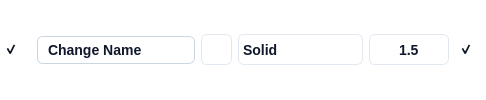
       <widget class="QFrame" name="pyqt5_frame_curve_details">
        <property name="layoutDirection">
         <enum>Qt::LeftToRight</enum>
        </property>
        <property name="autoFillBackground">
         <bool>false</bool>
        </property>
        <property name="styleSheet">
         <string notr="true">QFrame {
	background: #FFFFFF;
	border: none;
	border-radius: 6px;
}</string>
        </property>
        <property name="frameShape">
         <enum>QFrame::StyledPanel</enum>
        </property>
        <property name="frameShadow">
         <enum>QFrame::Raised</enum>
        </property>
        <layout class="QHBoxLayout" name="horizontalLayout_15">
         <property name="spacing">
          <number>6</number>
         </property>
         <property name="leftMargin">
          <number>0</number>
         </property>
         <property name="topMargin">
          <number>0</number>
         </property>
         <property name="rightMargin">
          <number>0</number>
         </property>
         <property name="bottomMargin">
          <number>0</number>
         </property>
         <item>
          <widget class="QCheckBox" name="pyqt5_checkbox_curves_visible">
           <property name="sizePolicy">
            <sizepolicy hsizetype="Expanding" vsizetype="Expanding">
             <horstretch>0</horstretch>
             <verstretch>0</verstretch>
            </sizepolicy>
           </property>
           <property name="minimumSize">
            <size>
             <width>31</width>
             <height>31</height>
            </size>
           </property>
           <property name="maximumSize">
            <size>
             <width>31</width>
             <height>31</height>
            </size>
           </property>
           <property name="styleSheet">
            <string notr="true">/* Default State */
QCheckBox {
    border: none;    
	background: transparent;  /* Ghost button with no background */
    color: #0F172A;  /* Text color */
    border-radius: 6px;  /* Rounded corners */
    font-family: 'Segoe UI', sans-serif;  /* Font family */
    font-style: normal;  /* Font style */
    font-weight: 500;  /* Font weight */
    font-size: 14px;  /* Font size */
    line-height: 24px;  /* Line height */
	padding: 4px;	
}

QCheckBox:hover {
    /* Your styles for hover state */
	 background: #F1F5F9;  /* slate/100 */

}

QCheckBox:pressed {
    /* Your styles for pressed state */
	background: #DEE8F2;  /* Pressed background color */

}

QCheckBox::indicator:checked {
    /* Your styles for checked state */
	image: url(:/ui/qt/resources/checkbox/visible_icon.png);
}

QCheckBox::indicator:unchecked {
    /* Your styles for checked state */
	image: url(:/ui/qt/resources/checkbox/hiden_icon.png);
}

QCheckBox:focused {
    border: none;
}

QCheckBox::indicator:disabled {
	image: url(:/ui/qt/resources/checkbox/hiden_icon.png);
}

</string>
           </property>
           <property name="text">
            <string/>
           </property>
           <property name="checked">
            <bool>true</bool>
           </property>
          </widget>
         </item>
         <item>
          <widget class="QLineEdit" name="pyqt5_entry_curve_name">
           <property name="enabled">
            <bool>true</bool>
           </property>
           <property name="minimumSize">
            <size>
             <width>125</width>
             <height>0</height>
            </size>
           </property>
           <property name="maximumSize">
            <size>
             <width>16777215</width>
             <height>16777215</height>
            </size>
           </property>
           <property name="styleSheet">
            <string notr="true">QLineEdit {
    background: #FFFFFF;  /* Default background */
    border: 1px solid #CBD5E1;  /* Default border */
    border-radius: 6px;  /* Rounded corners */
    color: #0F172A;  /* Text color */
    font-family: 'Segoe UI', sans-serif;  /* Font family */
    font-style: normal;  /* Font style */
    font-weight: 500;  /* Font weight */
    font-size: 14px;  /* Font size */
    line-height: 24px;  /* Line height */
    padding: 4px 8px;  /* Padding */
}

/* Disabled State */
QLineEdit:disabled {
    color: #D2D7DD;
    border: 1px solid #D2D7DD;
}
</string>
           </property>
           <property name="text">
            <string>Change Name</string>
           </property>
          </widget>
         </item>
         <item>
          <widget class="QPushButton" name="pyqt5_button_pick_curve_color">
           <property name="enabled">
            <bool>true</bool>
           </property>
           <property name="minimumSize">
            <size>
             <width>31</width>
             <height>31</height>
            </size>
           </property>
           <property name="maximumSize">
            <size>
             <width>31</width>
             <height>31</height>
            </size>
           </property>
           <property name="font">
            <font>
             <family>Segoe UI</family>
             <pointsize>-1</pointsize>
             <weight>62</weight>
             <italic>false</italic>
             <bold>true</bold>
            </font>
           </property>
           <property name="toolTip">
            <string>&lt;html&gt;&lt;head/&gt;&lt;body&gt;&lt;p&gt;Curve Color&lt;/p&gt;&lt;/body&gt;&lt;/html&gt;</string>
           </property>
           <property name="whatsThis">
            <string>&lt;html&gt;&lt;head/&gt;&lt;body&gt;&lt;p&gt;Curve color&lt;/p&gt;&lt;/body&gt;&lt;/html&gt;</string>
           </property>
           <property name="styleSheet">
            <string notr="true">QPushButton {
    background: #FFFFFF;  /* Default background */
    border: 1px solid #E2E8F0;  /* Default border */
    border-radius: 6px;  /* Rounded corners */
    font: 500 14px/24px 'Segoe UI', sans-serif;  /* Combined font properties */
    color: #0F172A;  /* Text color */
    padding: 8px 16px;  /* Padding */
}

QPushButton:hover {
    background: #F1F5F9;  /* Hover background */
}

QPushButton:pressed {
    background: #DEE8F2;  /* Pressed background */
}</string>
           </property>
           <property name="text">
            <string/>
           </property>
          </widget>
         </item>
         <item>
          <widget class="QComboBox" name="pyqt5_combo_curve_line_style">
           <property name="minimumSize">
            <size>
             <width>125</width>
             <height>31</height>
            </size>
           </property>
           <property name="maximumSize">
            <size>
             <width>125</width>
             <height>16777215</height>
            </size>
           </property>
           <property name="toolTip">
            <string>&lt;html&gt;&lt;head/&gt;&lt;body&gt;&lt;p&gt;Curve Line Style&lt;/p&gt;&lt;/body&gt;&lt;/html&gt;</string>
           </property>
           <property name="styleSheet">
            <string notr="true">QComboBox {
	background: #FFFFFF;
	border: 1px solid #E2E8F0; /* slate/200 */
	border-radius: 6px;
	color: #0F172A;  /* Text color */
    font-family: 'Segoe UI', sans-serif;  /* Font family */
    font-style: normal;  /* Font style */
    font-weight: 500;  /* Font weight */
    font-size: 14px;  /* Font size */
}

/* Drop-down button */
QComboBox::drop-down {
    border: none;	
}

/* Down arrow */
QComboBox::down-arrow {
    image: url(:/ui/qt/resources/checkbox/down_icon.png);
	padding-right: 12px;
}

/* Down arrow when disabled */
QComboBox::down-arrow:disabled {
}

/* Drop-down items */
QComboBox QAbstractItemView {
    border: 1px solid #E2E8F0; /* slate/200 */
    selection-background-color: #F1F5F9;
}

/* Individual items */
QComboBox::item {
    background-color: white;
    color: #0F172A;
}</string>
           </property>
           <property name="currentIndex">
            <number>0</number>
           </property>
           <item>
            <property name="text">
             <string>Solid</string>
            </property>
            <property name="icon">
             <iconset resource="resources/graphical_resources.qrc">
              <normaloff>:/ui/qt/resources/dropdown/solid_line_icon.png</normaloff>:/ui/qt/resources/dropdown/solid_line_icon.png</iconset>
            </property>
           </item>
           <item>
            <property name="text">
             <string>Dot</string>
            </property>
            <property name="icon">
             <iconset resource="resources/graphical_resources.qrc">
              <normaloff>:/ui/qt/resources/dropdown/dot_line_icon.png</normaloff>:/ui/qt/resources/dropdown/dot_line_icon.png</iconset>
            </property>
           </item>
           <item>
            <property name="text">
             <string>Dash</string>
            </property>
            <property name="icon">
             <iconset resource="resources/graphical_resources.qrc">
              <normaloff>:/ui/qt/resources/dropdown/dashed_line_icon.png</normaloff>:/ui/qt/resources/dropdown/dashed_line_icon.png</iconset>
            </property>
           </item>
           <item>
            <property name="text">
             <string>Dash-dot</string>
            </property>
            <property name="icon">
             <iconset resource="resources/graphical_resources.qrc">
              <normaloff>:/ui/qt/resources/dropdown/dotdash_line_icon.png</normaloff>:/ui/qt/resources/dropdown/dotdash_line_icon.png</iconset>
            </property>
           </item>
          </widget>
         </item>
         <item>
          <widget class="QDoubleSpinBox" name="pyqt5_spinbox_curve_line_width">
           <property name="sizePolicy">
            <sizepolicy hsizetype="Minimum" vsizetype="Fixed">
             <horstretch>0</horstretch>
             <verstretch>0</verstretch>
            </sizepolicy>
           </property>
           <property name="minimumSize">
            <size>
             <width>80</width>
             <height>31</height>
            </size>
           </property>
           <property name="maximumSize">
            <size>
             <width>80</width>
             <height>31</height>
            </size>
           </property>
           <property name="toolTip">
            <string>&lt;html&gt;&lt;head/&gt;&lt;body&gt;&lt;p&gt;Curve Thickness&lt;/p&gt;&lt;/body&gt;&lt;/html&gt;</string>
           </property>
           <property name="styleSheet">
            <string notr="true">QDoubleSpinBox {
	background: #FFFFFF;
	border: 1px solid #E2E8F0; /* slate/200 */
	border-radius: 6px;
	color: #0F172A;  /* Text color */
    font-family: 'Segoe UI', sans-serif;  /* Font family */
    font-style: normal;  /* Font style */
    font-weight: 500;  /* Font weight */
    font-size: 14px;  /* Font size */
}

QDoubleSpinBox:focus {
}

QDoubleSpinBox:disabled {
}

QDoubleSpinBox::up-button {
	background: #FFFFFF;
	border: none; 
	subcontrol-position: center right;
	padding-right: 10px;
}

QDoubleSpinBox::down-button {
	background: #FFFFFF;
	border: none;
	subcontrol-position: center left;
	padding-left: 10px;
}

QDoubleSpinBox::up-arrow {
	image: url(:/ui/qt/resources/buttons/add_icon.png);
	width: 20px;
    height: 20px;
}

QDoubleSpinBox::down-arrow {	
	image: url(:/ui/qt/resources/buttons/substract_icon.png);
	width: 20px;
    height: 20px;
}

QDoubleSpinBox::up-arrow:disabled, QSpinBox::up-arrow:off {
}

QDoubleSpinBox::down-arrow:disabled, QSpinBox::down-arrow:off {
}</string>
           </property>
           <property name="alignment">
            <set>Qt::AlignCenter</set>
           </property>
           <property name="decimals">
            <number>1</number>
           </property>
           <property name="minimum">
            <double>0.500000000000000</double>
           </property>
           <property name="maximum">
            <double>10.000000000000000</double>
           </property>
           <property name="singleStep">
            <double>0.500000000000000</double>
           </property>
           <property name="value">
            <double>1.500000000000000</double>
           </property>
          </widget>
         </item>
         <item>
          <widget class="QCheckBox" name="pyqt5_checkbox_curves_expand">
           <property name="minimumSize">
            <size>
             <width>31</width>
             <height>31</height>
            </size>
           </property>
           <property name="maximumSize">
            <size>
             <width>31</width>
             <height>31</height>
            </size>
           </property>
           <property name="whatsThis">
            <string>&lt;html&gt;&lt;head/&gt;&lt;body&gt;&lt;p&gt;Expand&lt;/p&gt;&lt;/body&gt;&lt;/html&gt;</string>
           </property>
           <property name="styleSheet">
            <string notr="true">/* Default State */
QCheckBox {
    border: none;    
	background: transparent;  /* Ghost button with no background */
    color: #0F172A;  /* Text color */
    border-radius: 6px;  /* Rounded corners */
    font-family: 'Segoe UI', sans-serif;  /* Font family */
    font-style: normal;  /* Font style */
    font-weight: 500;  /* Font weight */
    font-size: 14px;  /* Font size */
    line-height: 24px;  /* Line height */
	padding: 4px;	
}

QCheckBox:hover {
    /* Your styles for hover state */
	 background: #F1F5F9;  /* slate/100 */

}

QCheckBox:pressed {
    /* Your styles for pressed state */
	background: #DEE8F2;  /* Pressed background color */

}

QCheckBox::indicator:checked {
    /* Your styles for checked state */
	image: url(:/ui/qt/resources/checkbox/up_icon.png);
}

QCheckBox::indicator:unchecked {
    /* Your styles for checked state */
	
	image: url(:/ui/qt/resources/checkbox/down_icon.png);
}

QCheckBox:focused {
    border: none;
}

</string>
           </property>
           <property name="text">
            <string/>
           </property>
           <property name="checked">
            <bool>true</bool>
           </property>
          </widget>
         </item>
        </layout>
       </widget>
